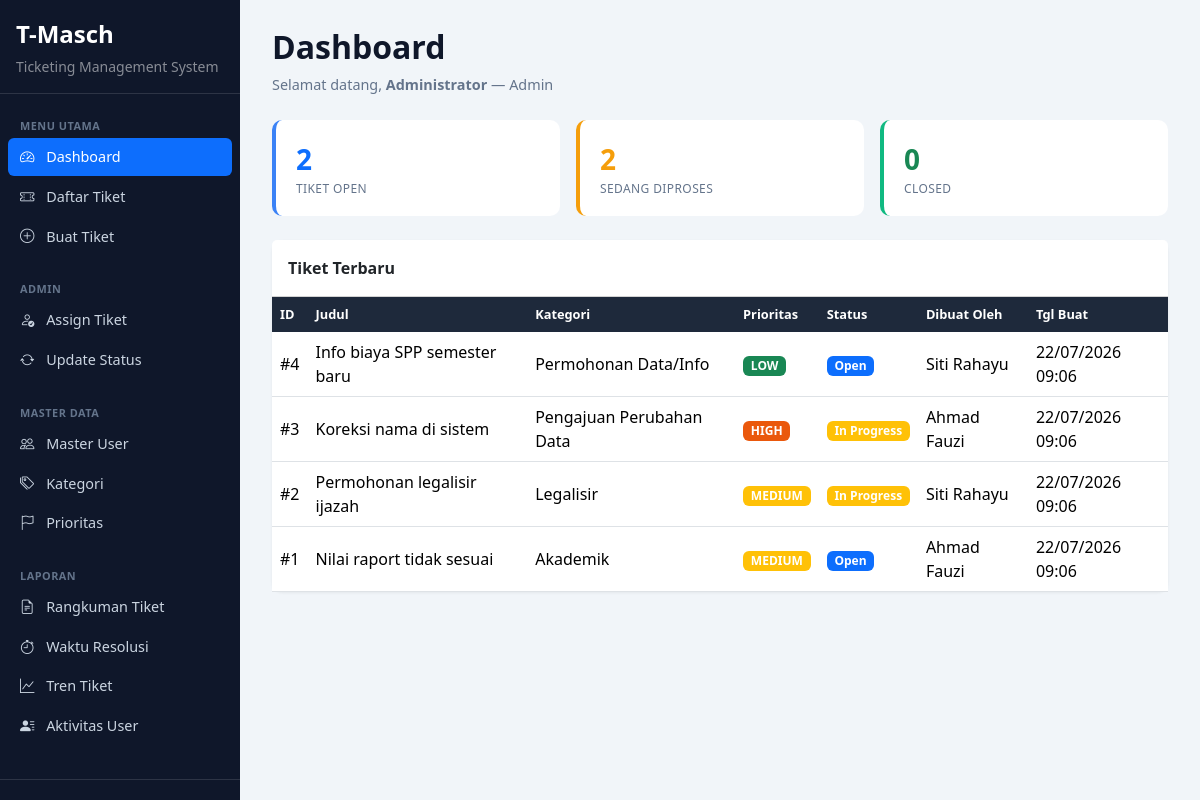
/dashboard.php (signed in), run on the app's committed database.
### tables this page shows
CREATE TABLE IF NOT EXISTS tickets (
    id              INT PRIMARY KEY AUTO_INCREMENT,
    title           VARCHAR(200) NOT NULL,
    description     TEXT,
    category_id     INT NOT NULL,
    priority_id     INT,
    status_id       INT NOT NULL DEFAULT 1,
    created_by      INT NOT NULL,
    assigned_to     INT,
    resolution_note TEXT,
    created_at      DATETIME DEFAULT CURRENT_TIMESTAMP,
    resolved_at     DATETIME NULL,
    FOREIGN KEY (category_id) REFERENCES categories(id),
    FOREIGN KEY (priority_id) REFERENCES priorities(id),
    FOREIGN KEY (status_id)   REFERENCES statuses(id),
    FOREIGN KEY (created_by)  REFERENCES users(id),
    FOREIGN KEY (assigned_to) REFERENCES users(id)
);

CREATE TABLE IF NOT EXISTS categories (
    id   INT PRIMARY KEY AUTO_INCREMENT,
    name VARCHAR(100) NOT NULL
);

CREATE TABLE IF NOT EXISTS priorities (
    id   INT PRIMARY KEY AUTO_INCREMENT,
    name VARCHAR(20) NOT NULL
);

CREATE TABLE IF NOT EXISTS statuses (
    id   INT PRIMARY KEY AUTO_INCREMENT,
    name VARCHAR(20) NOT NULL
);

CREATE TABLE IF NOT EXISTS users (
    id         INT PRIMARY KEY AUTO_INCREMENT,
    username   VARCHAR(50)  NOT NULL UNIQUE,
    password   VARCHAR(50)  NOT NULL,
    full_name  VARCHAR(100) NOT NULL,
    role_id    INT          NOT NULL,
    department VARCHAR(100),
    FOREIGN KEY (role_id) REFERENCES roles(id)
);

### dashboard.php (the view, shortened to what this page needs)
<?php
require_once __DIR__ . '/includes/auth.php';
require_once __DIR__ . '/config/db.php';
$user = currentUser();
function countByStatus($conn, $statusName, $userId = null) {
    if ($userId) {
        $stmt = $conn->prepare(
            "SELECT COUNT(*) c FROM tickets t JOIN statuses s ON t.status_id=s.id
             WHERE s.name=? AND t.created_by=?"
        );
        $stmt->bind_param("si", $statusName, $userId);
    } else {
        $stmt = $conn->prepare(
            "SELECT COUNT(*) c FROM tickets t JOIN statuses s ON t.status_id=s.id WHERE s.name=?"
        );
        $stmt->bind_param("s", $statusName);
    }
    $stmt->execute();
    return $stmt->get_result()->fetch_assoc()['c'];
}
if (isAdmin()) {
    $openCount     = countByStatus($conn, 'Open');
    $progressCount = countByStatus($conn, 'In Progress');
    $closedCount   = countByStatus($conn, 'Closed');
} else {
    $openCount     = countByStatus($conn, 'Open', $user['id']);
    $progressCount = countByStatus($conn, 'In Progress', $user['id']);
    $closedCount   = countByStatus($conn, 'Closed', $user['id']);
}
$sql = "SELECT t.id, t.title, c.name AS kategori, p.name AS prioritas,
               s.name AS status, cb.full_name AS dibuat_oleh, t.created_at
        FROM tickets t
        JOIN categories c ON t.category_id = c.id
        LEFT JOIN priorities p ON t.priority_id = p.id
        JOIN statuses s ON t.status_id = s.id
        JOIN users cb ON t.created_by = cb.id ";
$sql .= "ORDER BY t.id DESC LIMIT 15";
$recentTickets = $conn->query($sql);
require_once __DIR__ . '/includes/header.php';
?>
<div class="page-header">
    <h2>Dashboard</h2>
    <p>Selamat datang, <strong><?= h($user['full_name']) ?></strong> — <?= h($user['role_name']) ?></p>
</div>
<div class="row g-3 mb-4">
    <div class="col-md-4">
        <div class="kpi-card" style="border-left-color:#3b82f6">
            <div class="kpi-value text-primary"><?= $openCount ?></div>
            <div class="kpi-label">Tiket Open</div>
        </div>
    </div>
    <div class="col-md-4">
        <div class="kpi-card" style="border-left-color:#f59e0b">
            <div class="kpi-value" style="color:#f59e0b"><?= $progressCount ?></div>
            <div class="kpi-label">Sedang Diproses</div>
        </div>
    </div>
    <div class="col-md-4">
        <div class="kpi-card" style="border-left-color:#10b981">
            <div class="kpi-value text-success"><?= $closedCount ?></div>
            <div class="kpi-label">Closed</div>
        </div>
    </div>
</div>
<div class="card">
    <div class="card-header bg-white fw-semibold py-3">
        <?= isAdmin() ? 'Tiket Terbaru' : 'Tiket Saya' ?>
    </div>
    <div class="table-responsive">
        <table class="table table-hover mb-0 align-middle">
            <thead>
                <tr>
                    <th>ID</th>
                    <th>Judul</th>
                    <th>Kategori</th>
                    <th>Prioritas</th>
                    <th>Status</th>
                    <th>Dibuat Oleh</th>
                    <th>Tgl Buat</th>
                </tr>
            </thead>
            <tbody>
                <?php while ($row = $recentTickets->fetch_assoc()): ?>
                <tr>
                    <td>#<?= $row['id'] ?></td>
                    <td><?= h($row['title']) ?></td>
                    <td><?= h($row['kategori']) ?></td>
                    <td><?= $row['prioritas'] ? priorityBadge($row['prioritas']) : '-' ?></td>
                    <td><?= statusBadge($row['status']) ?></td>
                    <td><?= h($row['dibuat_oleh']) ?></td>
                    <td><?= date('d/m/Y H:i', strtotime($row['created_at'])) ?></td>
                </tr>
                <?php endwhile; ?>
            </tbody>
        </table>
    </div>
</div>
<?php require_once __DIR__ . '/includes/footer.php'; ?>

### includes/header.php (shortened to what this page needs)
<?php
$user = currentUser();
?>
<!DOCTYPE html>
<html lang="id">
<head>
    <link href="https://cdn.jsdelivr.net/npm/bootstrap@5.3.3/dist/css/bootstrap.min.css" rel="stylesheet">
    <link href="https://cdn.jsdelivr.net/npm/bootstrap-icons@1.11.3/font/bootstrap-icons.css" rel="stylesheet">
    <link href="/assets/css/style.css" rel="stylesheet">
</head>
<body>
<div class="d-flex" id="wrapper">
    <nav class="sidebar d-flex flex-column flex-shrink-0 text-white">
        <a href="/dashboard.php" class="d-flex align-items-center mb-1 text-white text-decoration-none px-3 pt-3">
            <span class="fs-4 fw-bold">T-Masch</span>
        </a>
        <div class="px-3 pb-3 small text-white-50">Ticketing Management System</div>
        <hr class="text-white-50 mt-0">
        <ul class="nav nav-pills flex-column mb-auto px-2">
            <li class="nav-item mb-3">
                <div class="sidebar-heading">MENU UTAMA</div>
                <a href="/dashboard.php" class="nav-link sidebar-link <?= basename($_SERVER['PHP_SELF'])=='dashboard.php'?'active':'' ?>">
                    <i class="bi bi-speedometer2 me-2"></i> Dashboard
                </a>
                <a href="/tickets/list.php" class="nav-link sidebar-link <?= basename($_SERVER['PHP_SELF'])=='list.php'?'active':'' ?>">
                    <i class="bi bi-ticket-perforated me-2"></i> Daftar Tiket
                </a>
                <a href="/tickets/create.php" class="nav-link sidebar-link <?= basename($_SERVER['PHP_SELF'])=='create.php'?'active':'' ?>">
                    <i class="bi bi-plus-circle me-2"></i> Buat Tiket
                </a>
            </li>
            <?php if (isAdmin()): ?>
            <li class="nav-item mb-3">
                <div class="sidebar-heading">ADMIN</div>
                <a href="/tickets/assign.php" class="nav-link sidebar-link <?= basename($_SERVER['PHP_SELF'])=='assign.php'?'active':'' ?>">
                    <i class="bi bi-person-check me-2"></i> Assign Tiket
                </a>
                <a href="/tickets/update.php" class="nav-link sidebar-link <?= basename($_SERVER['PHP_SELF'])=='update.php'?'active':'' ?>">
                    <i class="bi bi-arrow-repeat me-2"></i> Update Status
                </a>
            </li>
            <li class="nav-item mb-3">
                <div class="sidebar-heading">MASTER DATA</div>
                <a href="/master/users.php" class="nav-link sidebar-link <?= basename($_SERVER['PHP_SELF'])=='users.php'?'active':'' ?>">
                    <i class="bi bi-people me-2"></i> Master User
                </a>
                <a href="/master/categories.php" class="nav-link sidebar-link <?= basename($_SERVER['PHP_SELF'])=='categories.php'?'active':'' ?>">
                    <i class="bi bi-tags me-2"></i> Kategori
                </a>
                <a href="/master/priorities.php" class="nav-link sidebar-link <?= basename($_SERVER['PHP_SELF'])=='priorities.php'?'active':'' ?>">
                    <i class="bi bi-flag me-2"></i> Prioritas
                </a>
            </li>
            <li class="nav-item mb-3">
                <div class="sidebar-heading">LAPORAN</div>
                <a href="/reports/summary.php" class="nav-link sidebar-link <?= basename($_SERVER['PHP_SELF'])=='summary.php'?'active':'' ?>">
                    <i class="bi bi-file-earmark-text me-2"></i> Rangkuman Tiket
                </a>
                <a href="/reports/resolution.php" class="nav-link sidebar-link <?= basename($_SERVER['PHP_SELF'])=='resolution.php'?'active':'' ?>">
                    <i class="bi bi-stopwatch me-2"></i> Waktu Resolusi
                </a>
                <a href="/reports/trend.php" class="nav-link sidebar-link <?= basename($_SERVER['PHP_SELF'])=='trend.php'?'active':'' ?>">
                    <i class="bi bi-graph-up me-2"></i> Tren Tiket
                </a>
                <a href="/reports/activity.php" class="nav-link sidebar-link <?= basename($_SERVER['PHP_SELF'])=='activity.php'?'active':'' ?>">
                    <i class="bi bi-person-lines-fill me-2"></i> Aktivitas User
                </a>
            </li>
            <?php endif; ?>
        </ul>
        <hr class="text-white-50">
        <div class="px-3 pb-3">
            <div class="fw-semibold"><?= h($user['full_name']) ?></div>
        </div>
    </nav>
    <div class="flex-grow-1 main-content">

### includes/auth.php (shortened to what this page needs)
<?php
function currentUser()
{
    return [
        'id'         => $_SESSION['user_id']   ?? null,
        'username'   => $_SESSION['username']  ?? null,
        'full_name'  => $_SESSION['full_name']  ?? null,
        'role_id'    => $_SESSION['role_id']    ?? null,
        'role_name'  => $_SESSION['role_name']  ?? null,
        'department' => $_SESSION['department'] ?? null,
    ];
}
function isAdmin()
{
    return ($_SESSION['role_name'] ?? '') === 'Admin';
}
function h($str)
{
    return htmlspecialchars($str ?? '', ENT_QUOTES, 'UTF-8');
}
function statusBadge($statusName)
{
    $map = [
        'Open'        => 'primary',
        'In Progress' => 'warning',
        'Closed'      => 'secondary',
    ];
    $color = $map[$statusName] ?? 'secondary';
    return '<span class="badge bg-' . $color . '">' . h($statusName) . '</span>';
}
function priorityBadge($priorityName)
{
    $map = [
        'LOW'      => 'success',
        'MEDIUM'   => 'warning',
        'HIGH'     => 'orange',
        'CRITICAL' => 'danger',
    ];
    $color = $map[$priorityName] ?? 'secondary';
    if ($color === 'orange') {
        return '<span class="badge" style="background:#ea580c">' . h($priorityName) . '</span>';
    }
    return '<span class="badge bg-' . $color . '">' . h($priorityName) . '</span>';
}

### includes/footer.php (shortened to what this page needs)
    </div>
</div>
</body>
</html>

### assets/css/style.css (style rules this page uses)
body { background-color: #f1f5f9; font-family: 'Segoe UI', system-ui, sans-serif; }
.sidebar { width: 240px; min-height: 100vh; background-color: #0f172a; position: sticky; top: 0; height: 100vh; overflow-y: auto; }
.sidebar-heading { font-size: 0.68rem; font-weight: 700; letter-spacing: 0.5px; color: #64748b; padding: 8px 12px 4px; }
.sidebar-link { color: #cbd5e1 !important; padding: 8px 12px; border-radius: 6px; font-size: 0.9rem; margin-bottom: 2px; }
.sidebar-link.active { background-color: #2563eb; color: #fff !important; }
.main-content { padding: 28px 32px; min-height: 100vh; }
.card { border: none; border-radius: 10px; box-shadow: 0 1px 3px rgba(0,0,0,0.06); }
.kpi-card { border-radius: 10px; border-left: 4px solid #2563eb; background: #fff; padding: 18px 20px; }
.kpi-card .kpi-value { font-size: 28px; font-weight: 700; }
.kpi-card .kpi-label { font-size: 12px; color: #64748b; text-transform: uppercase; letter-spacing: 0.4px; }
.table thead th { background-color: #1e293b; color: #fff; font-size: 0.8rem; font-weight: 600; border: none; white-space: nowrap; }
.page-header { margin-bottom: 24px; }
.page-header h2 { font-weight: 700; color: #0f172a; }
.page-header p { color: #64748b; font-size: 0.9rem; }

### data on the page
tickets: id "4", title "Info biaya SPP semester baru", category.name "Permohonan Data/Info", priority.name "LOW", status.name "Open", created_by.full_name "Siti Rahayu", created_at "22/07/2026 09:06"
tickets: id "3", title "Koreksi nama di sistem", category.name "Pengajuan Perubahan Data", priority.name "HIGH", status.name "In Progress", created_by.full_name "Ahmad Fauzi", created_at "22/07/2026 09:06"
tickets: id "2", title "Permohonan legalisir ijazah", category.name "Legalisir", priority.name "MEDIUM", status.name "In Progress", created_by.full_name "Siti Rahayu", created_at "22/07/2026 09:06"
tickets: id "1", title "Nilai raport tidak sesuai", category.name "Akademik", priority.name "MEDIUM", status.name "Open", created_by.full_name "Ahmad Fauzi", created_at "22/07/2026 09:06"

### other printed values
$user['full_name'] "Administrator"
$user['role_name'] "Admin"
$openCount "2"
$progressCount "2"
$closedCount "0"
